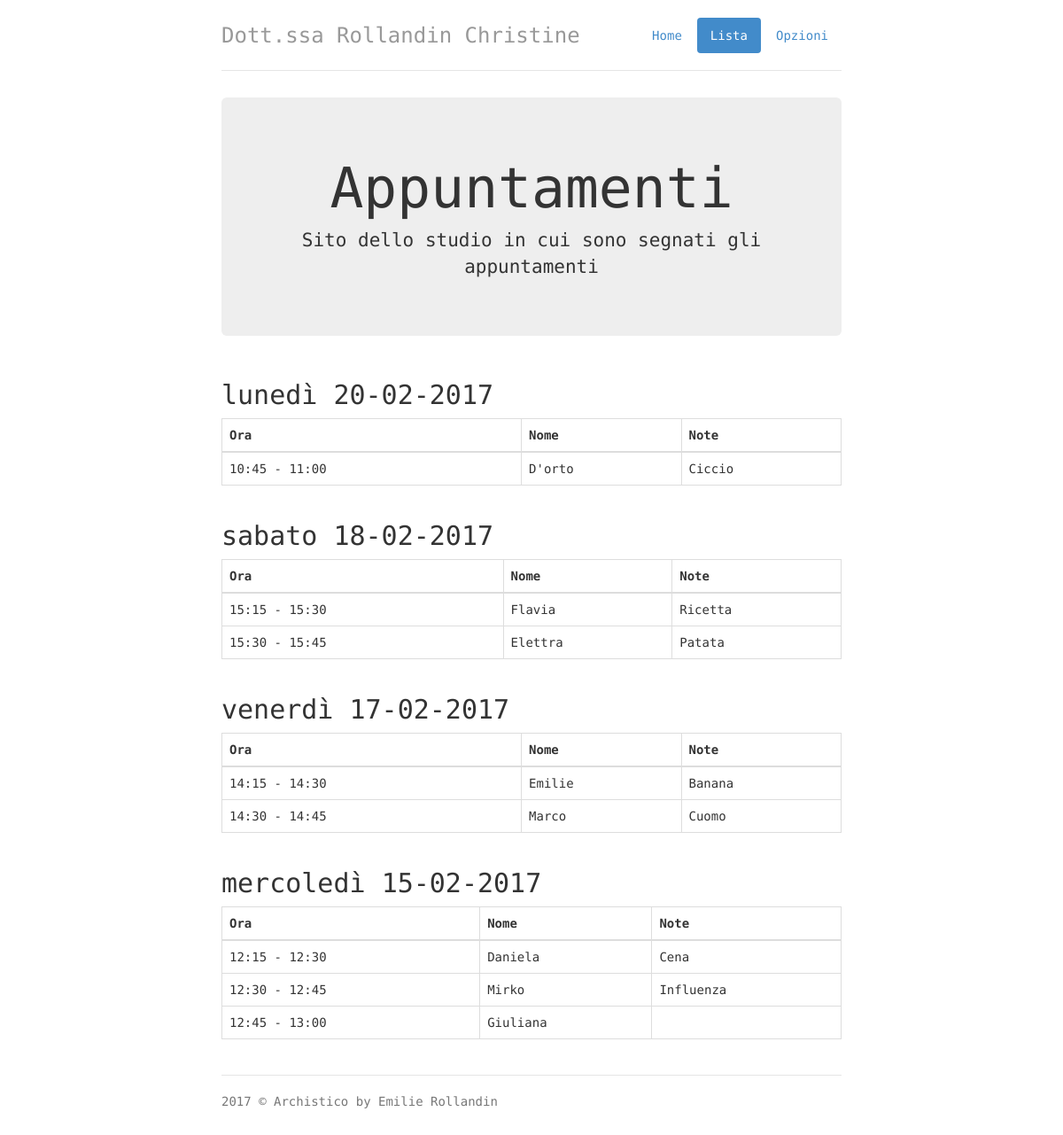
Before: /lista.php with the older database file.
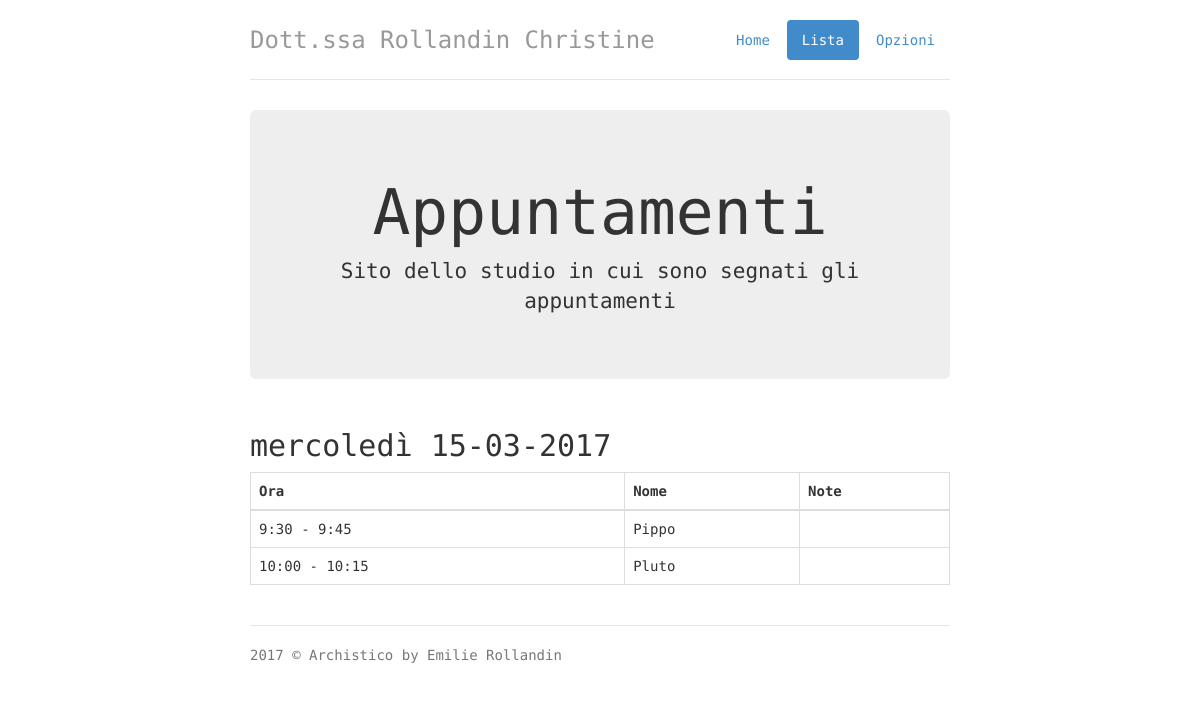
After: the same page with the newer database file.
### tables this page shows
CREATE TABLE `app` (
  `idapp` int(11) NOT NULL,
  `data` date NOT NULL,
  `fkorario` int(11) NOT NULL,
  `nome` varchar(255) NOT NULL,
  `note` varchar(255) NOT NULL DEFAULT '-'
);

CREATE TABLE `orario` (
  `idorario` int(11) NOT NULL,
  `giornosettimana` varchar(50) NOT NULL,
  `ora` varchar(50) NOT NULL,
  `attivo` tinyint(1) NOT NULL DEFAULT '0'
);

### lista.php (the view, shortened to what this page needs)
<!DOCTYPE html>
<html lang="en">
  <head>
    <link href="dist/bootstrap/css/bootstrap.min.css" rel="stylesheet">
    <link href="css/jumbotron-narrow.css" rel="stylesheet">
	<link href="dist/air-datepicker/css/datepicker.min.css" rel="stylesheet" type="text/css">
    <link href="css/appuntamenti.css" rel="stylesheet">
  </head>
  <body>
    <div class="container">
      <div class="header">
        <ul class="nav nav-pills pull-right">
          <li><a href="index.php">Home</a></li>
          <li class="active"><a href="lista.php">Lista</a></li>
		      <li><a href="opzioni.php">Opzioni</a></li>
        </ul>
        <h3 class="text-muted">Dott.ssa Rollandin Christine</h3>
      </div>
      <div class="jumbotron">
        <h1>Appuntamenti</h1>
        <p class="lead">Sito dello studio in cui sono segnati gli appuntamenti</p>
      </div>
      <?php
      include 'config.php';
      $appuntamenti = array();
      try {
          $db = new PDO("mysql:host=" . $dbhost . ";dbname=" . $dbname, $dbuser, $dbpswd);
          $db->setAttribute(PDO::ATTR_ERRMODE, PDO::ERRMODE_WARNING);
          $db->setAttribute(PDO::ATTR_DEFAULT_FETCH_MODE, PDO::FETCH_OBJ);
          $db->setAttribute(PDO::MYSQL_ATTR_INIT_COMMAND, 'SET NAMES UTF8');
          $sql = "SELECT app.idapp, app.data, app.fkorario, app.nome, app.note, orario.ora
                  FROM app
                  INNER JOIN orario ON app.fkorario = orario.idorario
                  ORDER BY app.data DESC, app.fkorario ASC
                  ";
          $result = $db->query($sql);
          foreach ($result as $row) {
              $row = get_object_vars($row);
              $appuntamenti[$row['idapp']] = new Appuntamento();
              $appuntamenti[$row['idapp']]->idapp = $row['idapp'];
              $data = DateTime::createFromFormat('Y-m-d', $row['data']);
              $appuntamenti[$row['idapp']]->data = $data->format('d-m-Y');
              $formatterLungo = new IntlDateFormatter('it_IT', IntlDateFormatter::SHORT, IntlDateFormatter::SHORT);
              $formatterLungo->setPattern('EEEE');
              $appuntamenti[$row['idapp']]->giornosettimana = $formatterLungo->format($data);
              $appuntamenti[$row['idapp']]->fkorario = $row['fkorario'];
              $appuntamenti[$row['idapp']]->orario = $row['ora'];
              $appuntamenti[$row['idapp']]->nome = $row['nome'];
              $appuntamenti[$row['idapp']]->note = $row['note'];
          }
      } catch (PDOException $e) {
         throw new PDOException("Error  : " . $e->getMessage());
      }
      ?>
      <?php
      $giornoprecedente = '';
      foreach($appuntamenti as $app) {
        $giornoattuale = $app->data;
        if($giornoattuale != $giornoprecedente) {
          if(date("d-m-Y")==$giornoattuale) {
            echo "<div class='row'><div class='col-lg-12'><h2 class='bg-primary'>$app->giornosettimana $giornoattuale - OGGI</h2></div></div>";
          } else {
            echo "<div class='row'><div class='col-lg-12'><h2>$app->giornosettimana $giornoattuale</h2></div></div>";
          }
        }
		    if($giornoattuale != $giornoprecedente) {echo "<div class='row'><div class='col-lg-12'><table class='table table-bordered'><thead><tr><th>Ora</th><th>Nome</th><th>Note</th></tr></thead><tbody>"; }
        if($giornoattuale != $giornoprecedente) {
        foreach($appuntamenti as $app) {
          if($app->data == $giornoattuale) {
              echo "<tr>";
              echo "<td>"; echo $app->orario; echo "</td>";
              echo "<td>"; echo $app->nome; echo "</td>";
              echo "<td>"; echo $app->note; echo "</td>";
              echo "</tr>";
          }
        }
        }
        if($giornoattuale != $giornoprecedente) {echo "</tbody></table></div></div>";}
        $giornoprecedente = $giornoattuale;
      }
      ?>
      <br>
	  <div class="footer">
        <p>2017 &copy; Archistico by Emilie Rollandin</p>
      </div>
    </div>
  </body>
</html>

### css/jumbotron-narrow.css (style rules this page uses)
body { padding-top: 20px; padding-bottom: 20px; }
.header, .marketing, .footer { padding-right: 15px; padding-left: 15px; }
.header { border-bottom: 1px solid #e5e5e5; }
.header h3 { padding-bottom: 19px; margin-top: 0; margin-bottom: 0; line-height: 40px; }
.footer { padding-top: 19px; color: #777; border-top: 1px solid #e5e5e5; }
@media (min-width: 768px) { .container { max-width: 730px; } }
.jumbotron { text-align: center; border-bottom: 1px solid #e5e5e5; }
@media screen and (min-width: 768px) { .header, .marketing, .footer { padding-right: 0; padding-left: 0; } }
@media screen and (min-width: 768px) { .header { margin-bottom: 30px; } }
@media screen and (min-width: 768px) { .jumbotron { border-bottom: 0; } }

### css/appuntamenti.css (style rules this page uses)
html { overflow-y: scroll; }
body { font-family: 'Roboto Mono', monospace; font-weight: 400; }

Changed rows visible on the page:
removed app: giornosettimana "lunedì", giornoattuale "20-02-2017", orario.ora "10:45 - 11:00", nome "D'orto", note "Ciccio"
removed app: giornosettimana "sabato", giornoattuale "18-02-2017", orario.ora "15:15 - 15:30", nome "Flavia", note "Ricetta"
removed app: orario.ora "15:30 - 15:45", nome "Elettra", note "Patata", shown under "sabato"
removed app: giornosettimana "venerdì", giornoattuale "17-02-2017", orario.ora "14:15 - 14:30", nome "Emilie", note "Banana"
removed app: orario.ora "14:30 - 14:45", nome "Marco", note "Cuomo", shown under "venerdì"
removed app: giornosettimana "mercoledì", giornoattuale "15-02-2017", orario.ora "12:15 - 12:30", nome "Daniela", note "Cena"
removed app: orario.ora "12:30 - 12:45", nome "Mirko", note "Influenza", shown under "mercoledì"
removed app: orario.ora "12:45 - 13:00", nome "Giuliana", shown under "mercoledì"
added app: giornosettimana "mercoledì", giornoattuale "15-03-2017", orario.ora "9:30 - 9:45", nome "Pippo"
added app: orario.ora "10:00 - 10:15", nome "Pluto", shown under "mercoledì"
